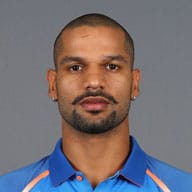
#> input picture images/Dhawan.jpg, 192 x 192 px, given in place of the camera
$ jupyter execute --allow-errors 'Lecture 8.3 - Mini Project # 10 Face Recognition – Unlock Your Computer With Your Face!.ipynb'   (text cells are left out)
#> lines starting #> are read from the running program, lines starting #| are printed output that depends on the picture; after the words box and inside, x2 and y2 are one past the last pixel; in counts of white or black regions, pixels touching at a corner belong together
[cell 1]
import cv2
import numpy as np

# Load HAAR face classifier
face_classifier = cv2.CascadeClassifier('Haarcascades/haarcascade_frontalface_default.xml')

# Load functions
def face_extractor(img):
    # Function detects faces and returns the cropped face
    # If no face detected, it returns the input image

    gray = cv2.cvtColor(img,cv2.COLOR_BGR2GRAY)
    faces = face_classifier.detectMultiScale(gray, 1.3, 5)

    if faces is ():
        return None

    # Crop all faces found
    for (x,y,w,h) in faces:
        cropped_face = img[y:y+h, x:x+w]

    return cropped_face

# Initialize Webcam
cap = cv2.VideoCapture(0)
count = 0

# Collect 100 samples of your face from webcam input
while True:

    ret, frame = cap.read()
#> frame is the input picture: shape (192, 192, 3); mean B, G, R 116, 111.3, 118.9
    if face_extractor(frame) is not None:
#> in face_extractor, `gray = cv2.cvtColor(img,cv2.COLOR_BGR2GRAY)`:
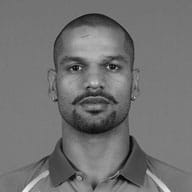
#> gray: shape (192, 192); min 2, max 245, mean 114.1
#> in face_extractor, `faces = face_classifier.detectMultiScale(gray, 1.3, 5)`: faces = [[44, 29, 102, 102]]
#> the loop in face_extractor, `for (x,y,w,h) in faces:` made 1 pass
#> pass 1, in face_extractor, `cropped_face = img[y:y+h, x:x+w]`:
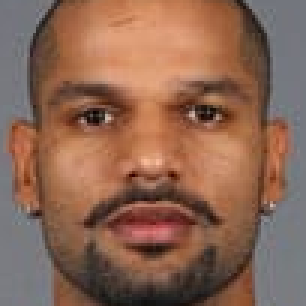
#> cropped_face: shape (102, 102, 3) (shown 3 times larger); mean B, G, R 83.4, 102, 139.7
        count += 1
#> count = 1
        face = cv2.resize(face_extractor(frame), (200, 200))
#> the loop in face_extractor (call 2), `for (x,y,w,h) in faces:` made 1 pass
        face = cv2.cvtColor(face, cv2.COLOR_BGR2GRAY)
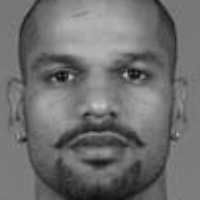
#> face: shape (200, 200); min 8, max 198, mean 111

        # Save file in specified directory with unique name
        file_name_path = './faces/user/' + str(count) + '.jpg'
#> file_name_path = './faces/user/1.jpg'
        cv2.imwrite(file_name_path, face)

        # Put count on images and display live count
        cv2.putText(face, str(count), (50, 50), cv2.FONT_HERSHEY_COMPLEX, 1, (0,255,0), 2)
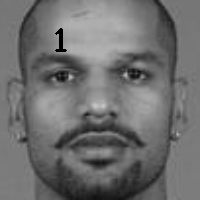
#> face: shape (200, 200); 0.31% of pixels changed, all inside (x1, y1, x2, y2) = (55, 28, 67, 52)
        cv2.imshow('Face Cropper', face)

    else:
        print("Face not found")
        pass

    if cv2.waitKey(1) == 13 or count == 100: #13 is the Enter Key
#> (key Esc is pressed here)
        break

cap.release()
cv2.destroyAllWindows()
print("Collecting Samples Complete")

[cell 2]
import cv2
import numpy as np
from os import listdir
from os.path import isfile, join

# Get the training data we previously made
data_path = './faces/user/'
#> (the rest of this cell did not finish here and is left out)

[cell 3]
import cv2
import numpy as np


face_classifier = cv2.CascadeClassifier('Haarcascades/haarcascade_frontalface_default.xml')

def face_detector(img, size=0.5):

    # Convert image to grayscale
#> called with size = 0.5
    gray = cv2.cvtColor(img,cv2.COLOR_BGR2GRAY)
    faces = face_classifier.detectMultiScale(gray, 1.3, 5)
#> faces = [[44, 29, 102, 102]]
    if faces is ():
        return img, []

    for (x,y,w,h) in faces:
        cv2.rectangle(img,(x,y),(x+w,y+h),(0,255,255),2)
        roi = img[y:y+h, x:x+w]
        roi = cv2.resize(roi, (200, 200))
#> this loop made 1 pass
#> pass 1, in face_detector, `roi = img[y:y+h, x:x+w]`:
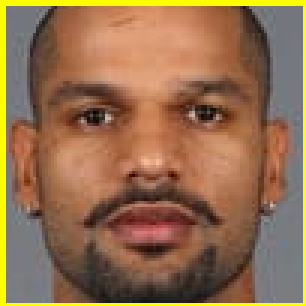
#> roi: shape (102, 102, 3) (shown 3 times larger); mean B, G, R 77.3, 110.5, 147.3
#> pass 1, in face_detector, `roi = cv2.resize(roi, (200, 200))`:
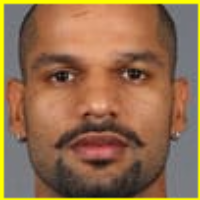
#> roi: shape (200, 200, 3); mean B, G, R 77.2, 110.3, 147.2
#> after the loop:
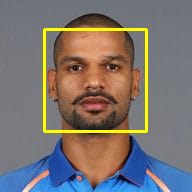
#> img: shape (192, 192, 3); 3.31% of pixels changed, all inside (x1, y1, x2, y2) = (43, 28, 148, 133)
    return img, roi


# Open Webcam
cap = cv2.VideoCapture(0)

while True:

    ret, frame = cap.read()

    image, face = face_detector(frame)

    try:
        face = cv2.cvtColor(face, cv2.COLOR_BGR2GRAY)
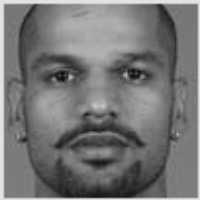
#> face: shape (200, 200); min 8, max 226, mean 117.6

        # Pass face to prediction model
        # "results" comprises of a tuple containing the label and the confidence value
        results = model.predict(face)

        if results[1] < 500:
            confidence = int( 100 * (1 - (results[1])/400) )
            display_string = str(confidence) + '% Confident it is User'

        cv2.putText(image, display_string, (100, 120), cv2.FONT_HERSHEY_COMPLEX, 1, (255,120,150), 2)

        if confidence > 75:
            cv2.putText(image, "Unlocked", (250, 450), cv2.FONT_HERSHEY_COMPLEX, 1, (0,255,0), 2)
            cv2.imshow('Face Recognition', image )
        else:
            cv2.putText(image, "Locked", (250, 450), cv2.FONT_HERSHEY_COMPLEX, 1, (0,0,255), 2)
            cv2.imshow('Face Recognition', image )

    except:
        cv2.putText(image, "No Face Found", (220, 120) , cv2.FONT_HERSHEY_COMPLEX, 1, (0,0,255), 2)
        cv2.putText(image, "Locked", (250, 450), cv2.FONT_HERSHEY_COMPLEX, 1, (0,0,255), 2)
        cv2.imshow('Face Recognition', image )
        pass

    if cv2.waitKey(1) == 13: #13 is the Enter Key
#> (key Esc is pressed here)
        break

cap.release()
cv2.destroyAllWindows()

$ run again, on images/Hillary.jpg
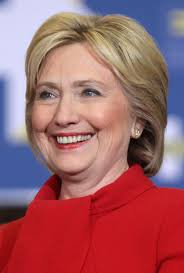
#> input picture images/Hillary.jpg, 184 x 273 px, given in place of the camera
#> frame is the input picture: shape (273, 184, 3); mean B, G, R 104.2, 98.1, 159.7
#> in face_extractor, `faces = face_classifier.detectMultiScale(gray, 1.3, 5)`: faces = [[11, 49, 117, 117]]
#> the loop in face_extractor, `for (x,y,w,h) in faces:` made 1 pass
#> pass 1, in face_extractor, `cropped_face = img[y:y+h, x:x+w]`:
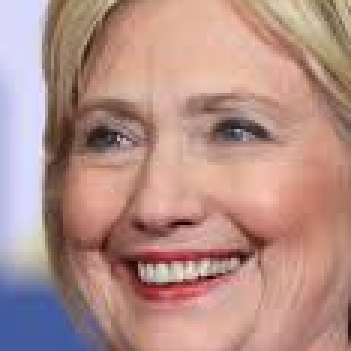
#> cropped_face: shape (117, 117, 3) (shown 3 times larger); mean B, G, R 135.7, 143.5, 180.2
#> count = 1
#> the loop in face_extractor (call 2), `for (x,y,w,h) in faces:` made 1 pass
#> file_name_path = './faces/user/1.jpg'
#> in face_detector, `faces = face_classifier.detectMultiScale(gray, 1.3, 5)`: faces = [[11, 49, 117, 117]]
#> the loop in face_detector, `for (x,y,w,h) in faces:` made 1 pass
#> `face = cv2.cvtColor(face, cv2.COLOR_BGR2GRAY)`:
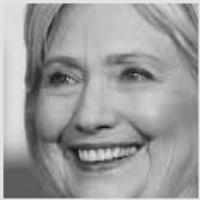
#> face: shape (200, 200); min 21, max 232, mean 156.9
